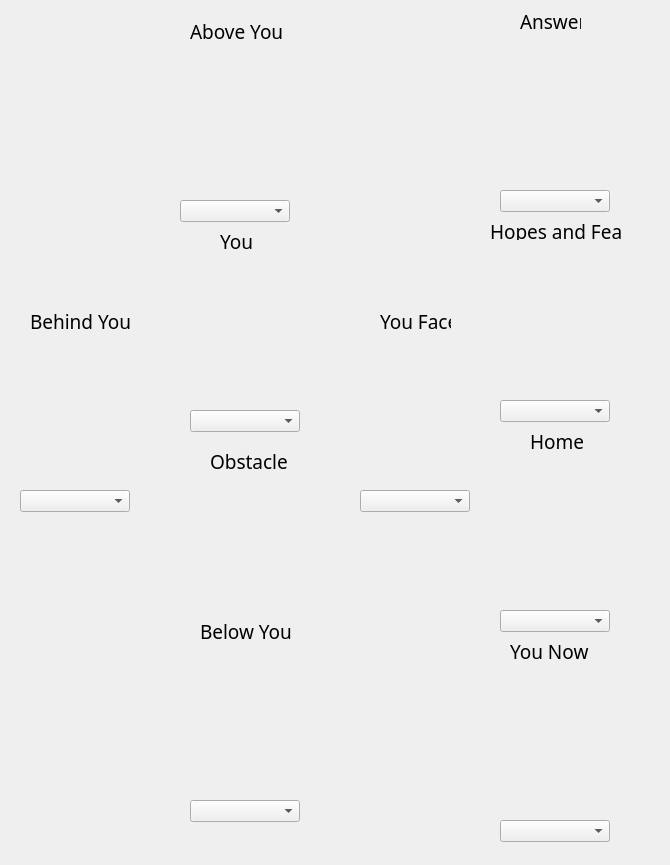
<?xml version="1.0" encoding="UTF-8"?>
<ui version="4.0">
 <class>UiCelticDecipher</class>
 <widget class="QWidget" name="UiCelticDecipher">
  <property name="geometry">
   <rect>
    <x>0</x>
    <y>0</y>
    <width>670</width>
    <height>865</height>
   </rect>
  </property>
  <property name="windowTitle">
   <string>Form</string>
  </property>
  <widget class="QLabel" name="unw_label">
   <property name="geometry">
    <rect>
     <x>510</x>
     <y>640</y>
     <width>81</width>
     <height>22</height>
    </rect>
   </property>
   <property name="font">
    <font>
     <family>Adobe Hebrew</family>
     <pointsize>14</pointsize>
    </font>
   </property>
   <property name="layoutDirection">
    <enum>Qt::LeftToRight</enum>
   </property>
   <property name="text">
    <string>You Now</string>
   </property>
  </widget>
  <widget class="QComboBox" name="unw_combo">
   <property name="geometry">
    <rect>
     <x>500</x>
     <y>820</y>
     <width>110</width>
     <height>22</height>
    </rect>
   </property>
   <property name="font">
    <font>
     <family>Adobe Hebrew</family>
     <pointsize>14</pointsize>
    </font>
   </property>
  </widget>
  <widget class="QLabel" name="unw_img">
   <property name="geometry">
    <rect>
     <x>510</x>
     <y>660</y>
     <width>120</width>
     <height>158</height>
    </rect>
   </property>
   <property name="autoFillBackground">
    <bool>true</bool>
   </property>
   <property name="text">
    <string/>
   </property>
  </widget>
  <widget class="QLabel" name="hom_label">
   <property name="geometry">
    <rect>
     <x>530</x>
     <y>430</y>
     <width>61</width>
     <height>22</height>
    </rect>
   </property>
   <property name="font">
    <font>
     <family>Adobe Hebrew</family>
     <pointsize>14</pointsize>
    </font>
   </property>
   <property name="layoutDirection">
    <enum>Qt::LeftToRight</enum>
   </property>
   <property name="text">
    <string>Home</string>
   </property>
  </widget>
  <widget class="QComboBox" name="hom_combo">
   <property name="geometry">
    <rect>
     <x>500</x>
     <y>610</y>
     <width>110</width>
     <height>22</height>
    </rect>
   </property>
   <property name="font">
    <font>
     <family>Adobe Hebrew</family>
     <pointsize>14</pointsize>
    </font>
   </property>
  </widget>
  <widget class="QLabel" name="hom_img">
   <property name="geometry">
    <rect>
     <x>510</x>
     <y>450</y>
     <width>120</width>
     <height>158</height>
    </rect>
   </property>
   <property name="autoFillBackground">
    <bool>true</bool>
   </property>
   <property name="text">
    <string/>
   </property>
  </widget>
  <widget class="QLabel" name="hnf_label">
   <property name="geometry">
    <rect>
     <x>490</x>
     <y>220</y>
     <width>131</width>
     <height>22</height>
    </rect>
   </property>
   <property name="font">
    <font>
     <family>Adobe Hebrew</family>
     <pointsize>14</pointsize>
    </font>
   </property>
   <property name="layoutDirection">
    <enum>Qt::LeftToRight</enum>
   </property>
   <property name="text">
    <string>Hopes and Fears</string>
   </property>
  </widget>
  <widget class="QComboBox" name="hnf_combo">
   <property name="geometry">
    <rect>
     <x>500</x>
     <y>400</y>
     <width>110</width>
     <height>22</height>
    </rect>
   </property>
   <property name="font">
    <font>
     <family>Adobe Hebrew</family>
     <pointsize>14</pointsize>
    </font>
   </property>
  </widget>
  <widget class="QLabel" name="hnf_img">
   <property name="geometry">
    <rect>
     <x>510</x>
     <y>240</y>
     <width>120</width>
     <height>158</height>
    </rect>
   </property>
   <property name="autoFillBackground">
    <bool>true</bool>
   </property>
   <property name="text">
    <string/>
   </property>
  </widget>
  <widget class="QLabel" name="ans_label">
   <property name="geometry">
    <rect>
     <x>520</x>
     <y>10</y>
     <width>61</width>
     <height>22</height>
    </rect>
   </property>
   <property name="font">
    <font>
     <family>Adobe Hebrew</family>
     <pointsize>14</pointsize>
    </font>
   </property>
   <property name="layoutDirection">
    <enum>Qt::LeftToRight</enum>
   </property>
   <property name="text">
    <string>Answer</string>
   </property>
  </widget>
  <widget class="QComboBox" name="ans_combo">
   <property name="geometry">
    <rect>
     <x>500</x>
     <y>190</y>
     <width>110</width>
     <height>22</height>
    </rect>
   </property>
   <property name="font">
    <font>
     <family>Adobe Hebrew</family>
     <pointsize>14</pointsize>
    </font>
   </property>
  </widget>
  <widget class="QLabel" name="ans_img">
   <property name="geometry">
    <rect>
     <x>510</x>
     <y>30</y>
     <width>120</width>
     <height>158</height>
    </rect>
   </property>
   <property name="autoFillBackground">
    <bool>true</bool>
   </property>
   <property name="text">
    <string/>
   </property>
  </widget>
  <widget class="QComboBox" name="bef_combo">
   <property name="geometry">
    <rect>
     <x>360</x>
     <y>490</y>
     <width>110</width>
     <height>22</height>
    </rect>
   </property>
   <property name="font">
    <font>
     <family>Adobe Hebrew</family>
     <pointsize>14</pointsize>
    </font>
   </property>
  </widget>
  <widget class="QLabel" name="bef_img">
   <property name="geometry">
    <rect>
     <x>370</x>
     <y>330</y>
     <width>120</width>
     <height>158</height>
    </rect>
   </property>
   <property name="autoFillBackground">
    <bool>true</bool>
   </property>
   <property name="text">
    <string/>
   </property>
  </widget>
  <widget class="QLabel" name="bef_label">
   <property name="geometry">
    <rect>
     <x>380</x>
     <y>310</y>
     <width>71</width>
     <height>22</height>
    </rect>
   </property>
   <property name="font">
    <font>
     <family>Adobe Hebrew</family>
     <pointsize>14</pointsize>
    </font>
   </property>
   <property name="layoutDirection">
    <enum>Qt::LeftToRight</enum>
   </property>
   <property name="text">
    <string>You Face</string>
   </property>
  </widget>
  <widget class="QLabel" name="blo_img">
   <property name="geometry">
    <rect>
     <x>200</x>
     <y>640</y>
     <width>120</width>
     <height>158</height>
    </rect>
   </property>
   <property name="autoFillBackground">
    <bool>true</bool>
   </property>
   <property name="text">
    <string/>
   </property>
  </widget>
  <widget class="QComboBox" name="blo_combo">
   <property name="geometry">
    <rect>
     <x>190</x>
     <y>800</y>
     <width>110</width>
     <height>22</height>
    </rect>
   </property>
   <property name="font">
    <font>
     <family>Adobe Hebrew</family>
     <pointsize>14</pointsize>
    </font>
   </property>
  </widget>
  <widget class="QLabel" name="blo_label">
   <property name="geometry">
    <rect>
     <x>200</x>
     <y>620</y>
     <width>91</width>
     <height>22</height>
    </rect>
   </property>
   <property name="font">
    <font>
     <family>Adobe Hebrew</family>
     <pointsize>14</pointsize>
    </font>
   </property>
   <property name="layoutDirection">
    <enum>Qt::LeftToRight</enum>
   </property>
   <property name="text">
    <string>Below You</string>
   </property>
  </widget>
  <widget class="QLabel" name="bhi_label">
   <property name="geometry">
    <rect>
     <x>30</x>
     <y>310</y>
     <width>101</width>
     <height>22</height>
    </rect>
   </property>
   <property name="font">
    <font>
     <family>Adobe Hebrew</family>
     <pointsize>14</pointsize>
    </font>
   </property>
   <property name="layoutDirection">
    <enum>Qt::LeftToRight</enum>
   </property>
   <property name="text">
    <string>Behind You</string>
   </property>
  </widget>
  <widget class="QComboBox" name="bhi_combo">
   <property name="geometry">
    <rect>
     <x>20</x>
     <y>490</y>
     <width>110</width>
     <height>22</height>
    </rect>
   </property>
   <property name="font">
    <font>
     <family>Adobe Hebrew</family>
     <pointsize>14</pointsize>
    </font>
   </property>
  </widget>
  <widget class="QLabel" name="bhi_img">
   <property name="geometry">
    <rect>
     <x>30</x>
     <y>330</y>
     <width>120</width>
     <height>158</height>
    </rect>
   </property>
   <property name="autoFillBackground">
    <bool>true</bool>
   </property>
   <property name="text">
    <string/>
   </property>
  </widget>
  <widget class="QLabel" name="abv_label">
   <property name="geometry">
    <rect>
     <x>190</x>
     <y>20</y>
     <width>101</width>
     <height>22</height>
    </rect>
   </property>
   <property name="font">
    <font>
     <family>Adobe Hebrew</family>
     <pointsize>14</pointsize>
    </font>
   </property>
   <property name="layoutDirection">
    <enum>Qt::LeftToRight</enum>
   </property>
   <property name="text">
    <string>Above You</string>
   </property>
  </widget>
  <widget class="QComboBox" name="abv_combo">
   <property name="geometry">
    <rect>
     <x>180</x>
     <y>200</y>
     <width>110</width>
     <height>22</height>
    </rect>
   </property>
   <property name="font">
    <font>
     <family>Adobe Hebrew</family>
     <pointsize>14</pointsize>
    </font>
   </property>
  </widget>
  <widget class="QLabel" name="abv_img">
   <property name="geometry">
    <rect>
     <x>190</x>
     <y>40</y>
     <width>120</width>
     <height>158</height>
    </rect>
   </property>
   <property name="autoFillBackground">
    <bool>true</bool>
   </property>
   <property name="text">
    <string/>
   </property>
  </widget>
  <widget class="QLabel" name="obs_label">
   <property name="geometry">
    <rect>
     <x>210</x>
     <y>450</y>
     <width>81</width>
     <height>22</height>
    </rect>
   </property>
   <property name="font">
    <font>
     <family>Adobe Hebrew</family>
     <pointsize>14</pointsize>
    </font>
   </property>
   <property name="layoutDirection">
    <enum>Qt::LeftToRight</enum>
   </property>
   <property name="text">
    <string>Obstacle</string>
   </property>
  </widget>
  <widget class="QComboBox" name="obs_combo">
   <property name="geometry">
    <rect>
     <x>190</x>
     <y>570</y>
     <width>110</width>
     <height>22</height>
    </rect>
   </property>
   <property name="font">
    <font>
     <family>Adobe Hebrew</family>
     <pointsize>14</pointsize>
    </font>
   </property>
  </widget>
  <widget class="QLabel" name="obs_img">
   <property name="geometry">
    <rect>
     <x>170</x>
     <y>480</y>
     <width>158</width>
     <height>120</height>
    </rect>
   </property>
   <property name="autoFillBackground">
    <bool>true</bool>
   </property>
   <property name="text">
    <string/>
   </property>
  </widget>
  <widget class="QLabel" name="you_img">
   <property name="geometry">
    <rect>
     <x>200</x>
     <y>250</y>
     <width>120</width>
     <height>158</height>
    </rect>
   </property>
   <property name="autoFillBackground">
    <bool>true</bool>
   </property>
   <property name="text">
    <string/>
   </property>
  </widget>
  <widget class="QLabel" name="you_label">
   <property name="geometry">
    <rect>
     <x>220</x>
     <y>230</y>
     <width>41</width>
     <height>22</height>
    </rect>
   </property>
   <property name="font">
    <font>
     <family>Adobe Hebrew</family>
     <pointsize>14</pointsize>
    </font>
   </property>
   <property name="layoutDirection">
    <enum>Qt::LeftToRight</enum>
   </property>
   <property name="text">
    <string>You</string>
   </property>
  </widget>
  <widget class="QComboBox" name="you_combo">
   <property name="geometry">
    <rect>
     <x>190</x>
     <y>410</y>
     <width>110</width>
     <height>22</height>
    </rect>
   </property>
   <property name="font">
    <font>
     <family>Adobe Hebrew</family>
     <pointsize>14</pointsize>
    </font>
   </property>
  </widget>
 </widget>
 <resources/>
 <connections/>
</ui>
